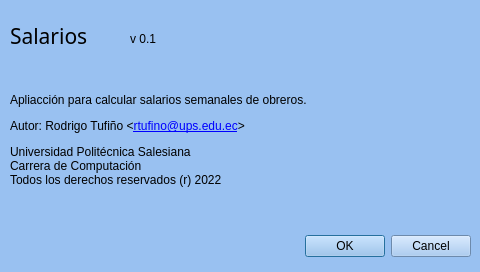
<?xml version="1.0" encoding="UTF-8"?>
<ui version="4.0">
 <class>Acerca</class>
 <widget class="QDialog" name="Acerca">
  <property name="geometry">
   <rect>
    <x>0</x>
    <y>0</y>
    <width>480</width>
    <height>272</height>
   </rect>
  </property>
  <property name="windowTitle">
   <string>Dialog</string>
  </property>
  <property name="styleSheet">
   <string notr="true">background-color: rgb(153, 193, 241);</string>
  </property>
  <widget class="QDialogButtonBox" name="buttonBox">
   <property name="geometry">
    <rect>
     <x>10</x>
     <y>230</y>
     <width>461</width>
     <height>32</height>
    </rect>
   </property>
   <property name="orientation">
    <enum>Qt::Horizontal</enum>
   </property>
   <property name="standardButtons">
    <set>QDialogButtonBox::Cancel|QDialogButtonBox::Ok</set>
   </property>
  </widget>
  <widget class="QLabel" name="label">
   <property name="geometry">
    <rect>
     <x>10</x>
     <y>10</y>
     <width>131</width>
     <height>51</height>
    </rect>
   </property>
   <property name="font">
    <font>
     <family>Arial Black</family>
     <pointsize>16</pointsize>
    </font>
   </property>
   <property name="text">
    <string>Salarios</string>
   </property>
  </widget>
  <widget class="QLabel" name="label_4">
   <property name="geometry">
    <rect>
     <x>10</x>
     <y>70</y>
     <width>461</width>
     <height>141</height>
    </rect>
   </property>
   <property name="text">
    <string>&lt;html&gt;&lt;head/&gt;&lt;body&gt;&lt;p&gt;Apliacción para calcular salarios semanales de obreros.&lt;/p&gt;&lt;p&gt;Autor: Rodrigo Tufiño &amp;lt;&lt;a href=&quot;mailto:rtufino@ups.edu.ec&quot;&gt;&lt;span style=&quot; text-decoration: underline; color:#0000ff;&quot;&gt;rtufino@ups.edu.ec&lt;/span&gt;&lt;/a&gt;&amp;gt;&lt;/p&gt;&lt;p&gt;Universidad Politécnica Salesiana&lt;br/&gt;Carrera de Computación&lt;br/&gt;Todos los derechos reservados (r) 2022&lt;/p&gt;&lt;/body&gt;&lt;/html&gt;</string>
   </property>
   <property name="textFormat">
    <enum>Qt::RichText</enum>
   </property>
  </widget>
  <widget class="QLabel" name="outVersion">
   <property name="geometry">
    <rect>
     <x>130</x>
     <y>30</y>
     <width>67</width>
     <height>17</height>
    </rect>
   </property>
   <property name="text">
    <string>v 0.1</string>
   </property>
  </widget>
 </widget>
 <resources/>
 <connections>
  <connection>
   <sender>buttonBox</sender>
   <signal>accepted()</signal>
   <receiver>Acerca</receiver>
   <slot>accept()</slot>
   <hints>
    <hint type="sourcelabel">
     <x>248</x>
     <y>254</y>
    </hint>
    <hint type="destinationlabel">
     <x>157</x>
     <y>274</y>
    </hint>
   </hints>
  </connection>
  <connection>
   <sender>buttonBox</sender>
   <signal>rejected()</signal>
   <receiver>Acerca</receiver>
   <slot>reject()</slot>
   <hints>
    <hint type="sourcelabel">
     <x>316</x>
     <y>260</y>
    </hint>
    <hint type="destinationlabel">
     <x>286</x>
     <y>274</y>
    </hint>
   </hints>
  </connection>
 </connections>
</ui>
